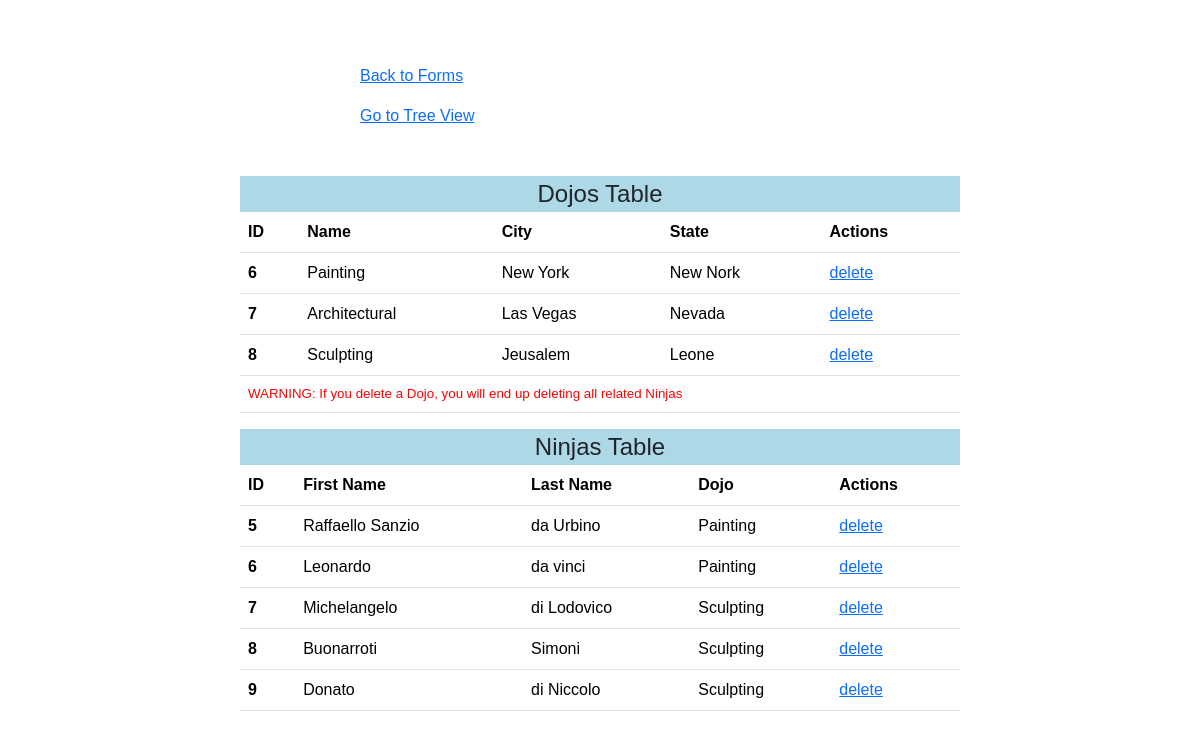
/table, run on an earlier commit of the app's database.
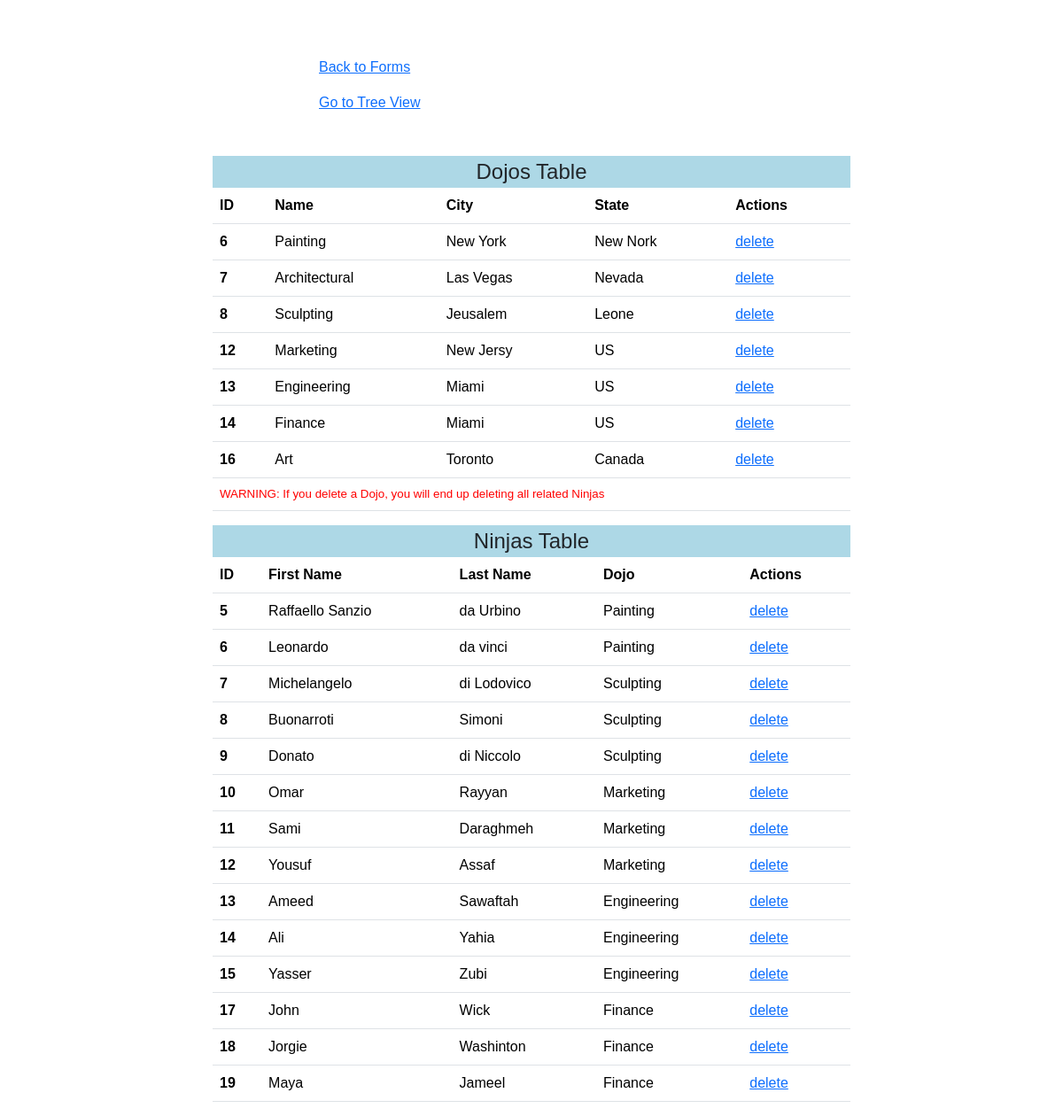
And on a later commit of the database.
### dojo_ninjas_app/models.py (models this page shows)
class Dojo(models.Model):
    name = models.CharField(max_length=255)
    city = models.CharField(max_length=255)
    state = models.CharField(max_length=2)
    desc = models.TextField(default="old dojo")

class Ninja(models.Model):
    dojo_id = models.ForeignKey(Dojo, related_name="ninjas" , on_delete=models.CASCADE)
    first_name = models.CharField(max_length=255)
    last_name = models.CharField(max_length=255)

### dojo_ninjas_app/views.py (the view)
# urls.py: path('table', views.table),
def table(request):
    context = {
        'dojos'     : models.get_all_dojos(),
        'ninjas'    : models.get_all_ninjas()
    }
    return render(request , "table.html" , context)

### dojo_ninjas_app/models.py (called while the page is built)
def get_all_dojos():
    return Dojo.objects.all()

def get_all_ninjas():
    return Ninja.objects.all()

### dojo_ninjas_app/templates/table.html (shortened to what this page needs)
<!DOCTYPE html>
<html lang="en">
<head>
    {% load static %}
    <link rel="stylesheet" href="{% static 'css/bootstrap/bootstrap.css' %}">
    <link rel="stylesheet" href="{% static 'css/my_css/my_style.css' %}">
</head>
<body>
    <div class="nav-bar">
        <a href="/">Back to Forms</a>
        <a href="/tree">Go to Tree View</a>
    </div>
    <div class="tables">
        <table class="table caption-top">
            <div class="table-title">
                Dojos Table
            </div>
            <tr>
                <th scope="col">ID</th>
                <th scope="col">Name</th>
                <th scope="col">City</th>
                <th scope="col">State</th>
                <th scope="col">Actions</th>
            </tr>
            <tbody>
            {% for i in dojos %}
            <tr>
                <th scope="row">{{ i.id }}</th>
                <td>{{ i.name }}</td>
                <td>{{ i.city }}</td>
                <td>{{ i.state }}</td>
                <td><a href="/deleteDojo/{{ i.id }}">delete</a></td>
            </tr>
            {% endfor %}
            <tr>
                <td id="warning-message" colspan="5">WARNING: If you delete a Dojo, you will end up deleting all related Ninjas</td>
            </tr>
            </tbody>
        </table>
        <table class="table caption-top">
            <div class="table-title">
                Ninjas Table
            </div>
            <tr>
                <th scope="col">ID</th>
                <th scope="col">First Name</th>
                <th scope="col">Last Name</th>
                <th scope="col">Dojo</th>
                <th scope="col">Actions</th>
            </tr>
            <tbody>
            {% for i in ninjas %}
            <tr>
                <th scope="row">{{ i.id }}</th>
                <td>{{ i.first_name }}</td>
                <td>{{ i.last_name }}</td>
                <td>{{ i.dojo_id.name }}</td>
                <td><a href="/deleteNinja/{{ i.id }}">delete</a></td>
            </tr>
            {% endfor %}
            </tbody>
        </table>
    </div>
</body>
</html>

### dojo_ninjas_app/static/css/my_css/my_style.css (style rules this page uses)
* { margin: 0; padding: 0; font-family: sans-serif; }
.table-title { font-size: 3vh; display: flex; justify-content: center; }
.tables { margin: auto; margin-top: 6vh ; width: 90vh; }
.tables div { background-color: lightblue; }
#warning-message { color: red; font-size: smaller; }
.nav-bar { margin: auto; margin-top: 8vh ; width: 60vh; }
.nav-bar a { display: block; margin-top: 2vh; }

What changed in the data, as far as the page shows it:
added Dojo: id "12", name "Marketing", city "New Jersy", state "US"
added Dojo: id "13", name "Engineering", city "Miami", state "US"
added Dojo: id "14", name "Finance", city "Miami", state "US"
added Dojo: id "16", name "Art", city "Toronto", state "Canada"
added Ninja: id "10", first_name "Omar", last_name "Rayyan", dojo_id.name "Marketing"
added Ninja: id "11", first_name "Sami", last_name "Daraghmeh", dojo_id.name "Marketing"
added Ninja: id "12", first_name "Yousuf", last_name "Assaf", dojo_id.name "Marketing"
added Ninja: id "13", first_name "Ameed", last_name "Sawaftah", dojo_id.name "Engineering"
added Ninja: id "14", first_name "Ali", last_name "Yahia", dojo_id.name "Engineering"
added Ninja: id "15", first_name "Yasser", last_name "Zubi", dojo_id.name "Engineering"
added Ninja: id "17", first_name "John", last_name "Wick", dojo_id.name "Finance"
added Ninja: id "18", first_name "Jorgie", last_name "Washinton", dojo_id.name "Finance"
added Ninja: id "19", first_name "Maya", last_name "Jameel", dojo_id.name "Finance"
